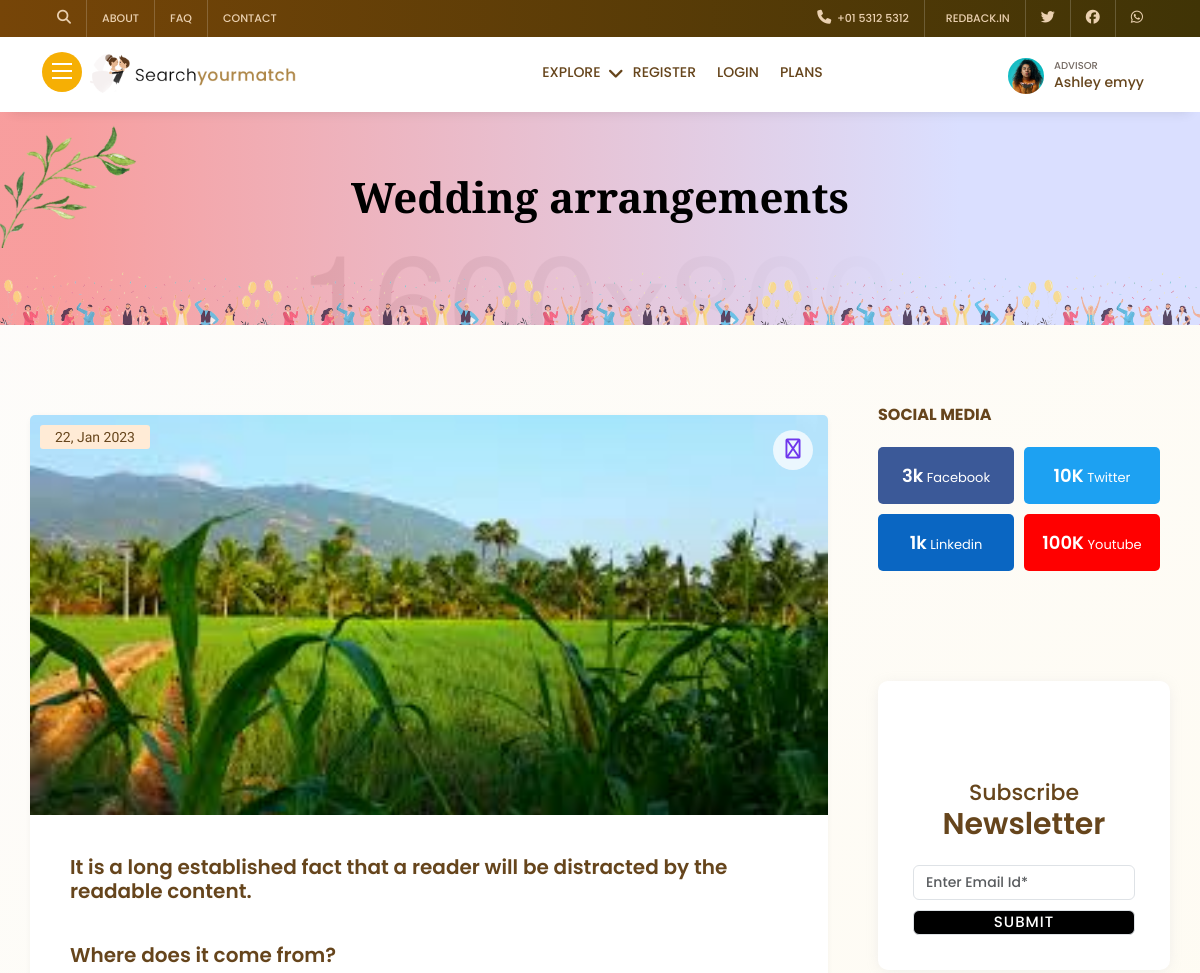
Before: /blog-detail/2/ (upper part) with the older database file.
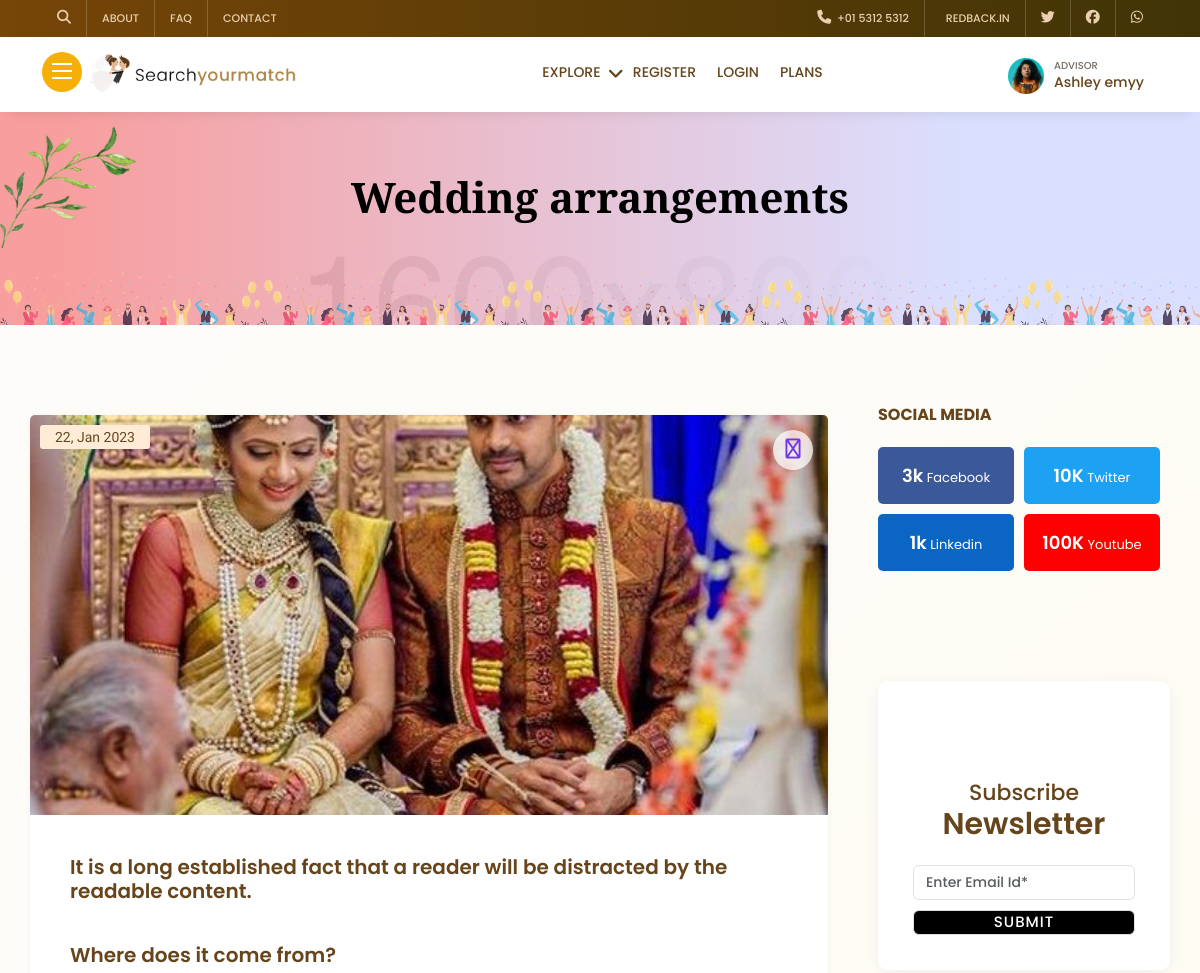
After: the same page with the newer database file.
### app/models.py (models this page shows, shortened)
class Blog(models.Model):
    user = models.ForeignKey(User, on_delete=models.CASCADE)
    image = models.ImageField(upload_to='images/blog', blank=False, null=False)
    title = models.CharField(max_length=255)
    description = models.TextField()
    content = HTMLField()
    created_at = models.DateTimeField(auto_now_add=True)
    updated_at = models.DateTimeField(auto_now=True)

### app/views/blogview.py (the view)
# urls.py: path('blog-detail/<int:pk>/',blogview.blog_detail,name='blog_detail'),
def blog_detail(request,pk):
    blog = Blog.objects.get(id=pk)
    return render(request,'pages/blog_detail.html',{'blog':blog})

### templates/pages/blog_detail.html (shortened to what this page needs)
{% extends 'base/base.html' %}
{% load static %}
{% block content %}
    <section>
        <div class="inn-ban">
            <div class="container">
                <div class="row">
                    <h1>{{blog.title}}</h1>
                </div>
            </div>
        </div>
    </section>
    <section>
        <div class="blog-main blog-detail">
            <div class="container">
                <div class="row">
                    <div class="inn">
                        <div class="lhs">
                            <div class="blog-home-box">
                                <div class="im">
                                    <img src="{{blog.image.url}}" alt="" loading="lazy">
                                    <span class="blog-date">22, Jan 2023</span>
                                    <div class="shar-1">
                                        <i class="fa fa-share-alt" aria-hidden="true"></i>
                                        <ul>
                                        </ul>
                                    </div>
                                </div>
                                <div class="txt">
                                    <h3>{{blog.description}}</h3>
                                    <p>{{blog.content|safe}}</p>
                                </div>
                            </div>
                        </div>
                        <div class="rhs">
                            <div class="blog-com-rhs">
                                <div class="blog-soci">
                                    <h4>Social media</h4>
                                    <ul>
                                        <li><a target="_blank" href="#!" class="sm-fb-big"><b>3k</b> Facebook</a></li>
                                        <li><a target="_blank" href="#!" class="sm-tw-big"><b>10K</b> Twitter</a></li>
                                        <li><a target="_blank" href="#!" class="sm-li-big"><b>1k</b> Linkedin</a></li>
                                        <li><a target="_blank" href="#!" class="sm-yt-big"><b>100K</b> Youtube</a></li>
                                    </ul>
                                </div>
                                <div class="blog-subsc">
                                    <div class="ud-rhs-poin1">
                                        <h5>Subscribe <b>Newsletter</b></h5>
                                    </div>
                                    <form name="news_newsletter_subscribe_form" id="news_newsletter_subscribe_form">
                                        <ul>
                                            <li><input type="text" name="news_newsletter_subscribe_name"
                                                    placeholder="Enter Email Id*" class="form-control" required="">
                                            </li>
                                            <li><input type="submit" id="news_newsletter_subscribe_submit"
                                                    name="news_newsletter_subscribe_submit" class="form-control"></li>
                                        </ul>
                                    </form>
                                </div>
                            </div>
                        </div>
                    </div>
                </div>
            </div>
        </div>
    </section>
{% endblock content %}

### templates/base/base.html (shortened to what this page needs)
{% load static %}
<!DOCTYPE html>
<html lang="en">
<head>
    <link rel="stylesheet" href="{% static 'css/bootstrap.css' %}">
    <link rel="stylesheet" href="{% static 'css/font-awesome.min.css' %}">
    <link rel="stylesheet" href="{% static 'css/animate.min.css' %}">
    <link rel="stylesheet" href="{% static 'css/style.css' %}">
    <link rel="stylesheet" href="https://cdnjs.cloudflare.com/ajax/libs/font-awesome/6.6.0/css/all.min.css" />
    <link href="https://cdnjs.cloudflare.com/ajax/libs/toastr.js/latest/toastr.min.css" rel="stylesheet" />
    <link rel="stylesheet" href="https://unpkg.com/kursor/dist/kursor.css">
</head>
<body>
    {% include 'inc/home/headersection.html' %}
    {% block content %}
    {% endblock content %}
</body>
</html>
</html>

### templates/inc/home/headersection.html (shortened to what this page needs)
    {% load static %}
    <div class="head-top">
        <div class="container">
            <div class="row">
                <div class="lhs">
                    <ul>
                        <li><a href="#!" class="ser-open"><i class="fa fa-search" aria-hidden="true"></i></a></li>
                        <li><a href="{% url 'about' %}">About</a></li>
                        <li><a href="{% url 'faq' %}">FAQ</a></li>
                        <li><a href="{% url 'contact' %}">Contact</a></li>
                    </ul>
                </div>
                <div class="rhs">
                    <ul>
                        <li><a href="tel:+9704462944"><i class="fa fa-phone" aria-hidden="true"></i> &nbsp;+01 5312
                                5312</a></li>
                        <li><a href="mailto:info@example.com">&nbsp; redback.in</a></li>
                        <li><a href="#!"><i class="fa-brands fa-twitter"></i></a></li>
                        <li><a href="#!"><i class="fa-brands fa-facebook"></i></a></li>
                        <li><a href="#!"><i class="fa-brands fa-whatsapp"></i></a></li>
                    </ul>
                </div>
            </div>
        </div>
    </div>
    <div class="hom-top">
        <div class="container">
            <div class="row">
                <div class="hom-nav">
                    <div class="logo">
                        <span class="menu desk-menu">
                            <i></i><i></i><i></i>
                        </span>
                        <a href="{% url 'home' %}" class="logo-brand">
                            <img src="{% static 'images/searchyourmatch.png' %}" alt="" loading="lazy" class="ic-logo">
                        </a>
                    </div>
                    <div class="bl">
                        <ul>
                            <li class="smenu-pare">
                                <span class="smenu">Explore</span>
                            </li>
                            {% if request.user.is_authenticated %}
                            <li class="smenu-pare">
                                <span class="smenu">Dashboard</span>
                                <div class="smenu-open smenu-single">
                                    <ul>
                                        <li><a href="{% url 'dashboard' %}">Dashboard</a></li>
                                        <li><a href="{% url 'dashboardprofile' %}">My profile</a></li>
                                        <li><a href="{% url 'biodata_update' %}">Edit full profile</a></li>
                                    </ul>
                                </div>
                            </li>
                            <li><a href="{% url 'logout' %}">Logout</a></li>
                            {% else %}
                            <li><a href="{% url 'register' %}">Register</a></li>
                            <li><a href="{% url 'login' %}">login</a></li>
                            {% endif %}
                            <li><a href="{% url 'plan' %}">Plans</a></li>
                        </ul>
                    </div>
                    <div class="al">
                        <div class="head-pro">
                            <img src="{% static 'images/og/emp1.jpg' %}" alt="" loading="lazy">
                            <b>Advisor</b><br>
                            <h4>Ashley emyy</h4>
                            <span class="fclick"></span>
                        </div>
                    </div>
                </div>
            </div>
        </div>
    </div>

### templates/inc/home/footer.html (shortened to what this page needs)
    {% load static %}

### templates/base/base.html (style rules this page uses)
* { user-select: none; }

Changed rows visible on the page:
changed Blog "Wedding arrangements": image: a different picture
